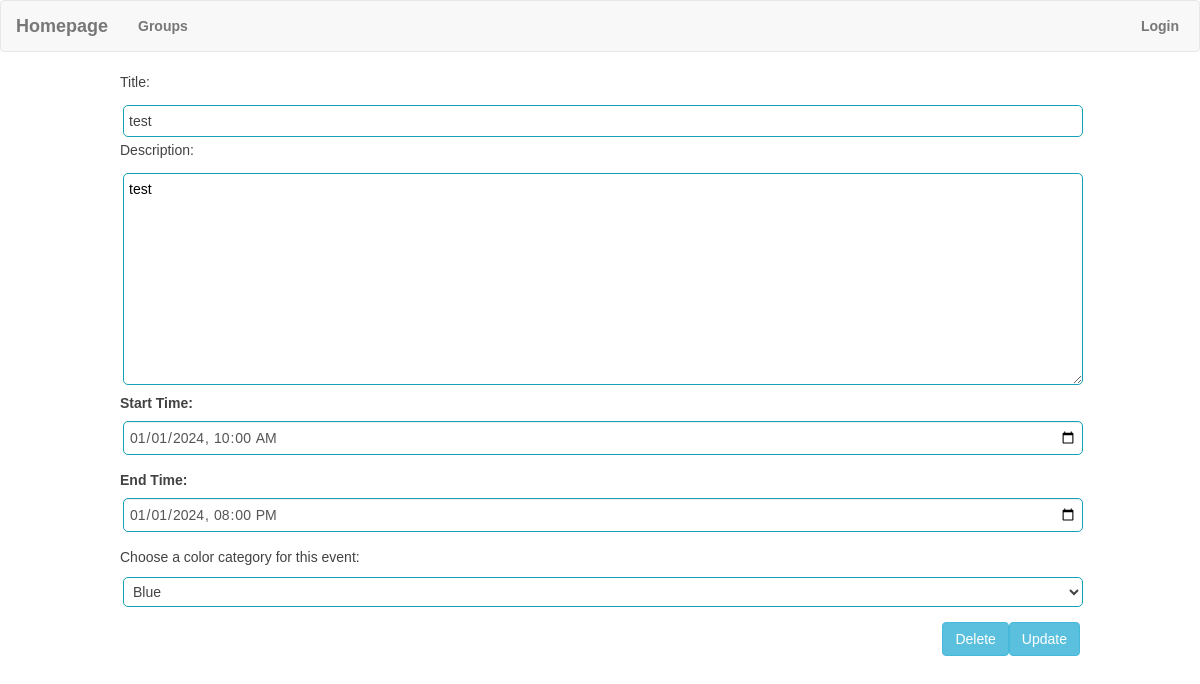
Page /event/edit/2/ on the committed database.
### todolist/models.py (models this page shows, shortened)
class Event(models.Model):
    title = models.CharField(max_length=200)
    description = models.TextField()
    start_time = models.DateTimeField()
    end_time = models.DateTimeField()
    bg_color = models.CharField(max_length=20, choices = COLOR_CHOICES, default = '#5549A3')

### todolist/views.py (the view)
# urls.py: path('event/edit/<int:event_id>/', todolist_views.event_edit, name='event_edit'),
def event_edit(request, event_id):
    instance = get_object_or_404(Event, pk=event_id)
    if request.method == 'POST':
        form = EventForm(request.POST, instance=instance)
        if form.is_valid():
            form.save()
            return HttpResponseRedirect(reverse('calendar'))
    else:
        form = EventForm(instance=instance)
    context = {
        'form': form,
        'event': instance,
    }
    return render(request, 'cal/edit_event.html', context)

### todolist/forms.py
class EventForm(ModelForm):
    class Meta:
        model = Event
        widgets = {
            'start_time': DateInput(attrs={'type': 'datetime-local'}, format='%Y-%m-%dT%H:%M'),
            'end_time': DateInput(attrs={'type': 'datetime-local'}, format='%Y-%m-%dT%H:%M'),
        }
        fields = '__all__'
    def __init__(self, *args, **kwargs):
        super(EventForm, self).__init__(*args, **kwargs)
        self.fields['start_time'].input_formats = ('%Y-%m-%dT%H:%M',)
        self.fields['end_time'].input_formats = ('%Y-%m-%dT%H:%M',)
        self.fields['bg_color'].widget.attrs['readonly'] = False

### templates/cal/edit_event.html (shortened to what this page needs)
{% extends 'cal/base.html' %}
{% block content %}
<form method="post" action="{% url 'event_edit' event.id %}" class="form">
  <p class="muted-color">Title:</p>
  {{ form.title }}
  <p class="muted-color">Description: </p>
  {{ form.description }}
  <div class="form-group">
    <label for="start_time">Start Time: </label>
    <input type="datetime-local" class="form-control" name="start_time" value="{{ event.start_time|date:'Y-m-d\TH:i' }}">
  </div>
  <div class="form-group">
    <label for="end_time">End Time: </label>
    <input type="datetime-local" class="form-control" name="end_time" value="{{ event.end_time|date:'Y-m-d\TH:i' }}">
  </div>
  <div class="form-group">
    <p>Choose a color category for this event: </p>
    {{ form.bg_color }}
  </div>
  <button type="submit" class="btn btn-info right"> Update </button>
</form>
<form method="post" action="{% url 'event_delete' event.id %}">
  <button type="submit" class="btn btn-info right"> Delete </button>
</form>
{% endblock %}

### todolist/static/css/styles.css (style rules this page uses)
* { font-family: "Raleway", sans-serif; }
:root { --primary-color: rgb(245, 248, 248); --secondary-color: #ebecec; --font-color: #424242; --link-color: #f5f0f0; --bg-color: rgba(255, 255, 255, 0.972); --heading-color: #292922; }
body { color: var(--font-color); }
.right { float: right; }
.form { margin: auto; }
.form input, .form select, .form textarea { border-radius: 5px; border: 1px solid #17a2b8; outline: none; background: none; padding: 5px; width: 100%; margin: 3px; }
.form { width: 80%; background-color: var(--bg-color); color: var(--font-color); }
#id_description { color: black; }
.form-group p { color: var(--font-color); }
.muted-color { color: var(--font-color); }
textarea { color: var(--font-color); }
select { display: block; }

### templates/base.html (style rules this page uses)
h1, h2, h3, h4, h5, h6, button { font-family: 'Raleway', sans-serif; }
a, p { color: #4b5156 }

### rows in the picture
Event: title "test", description "test", start_time "01/01/2024 10:00", end_time "01/01/2024 20:00", bg_color "Blue"
